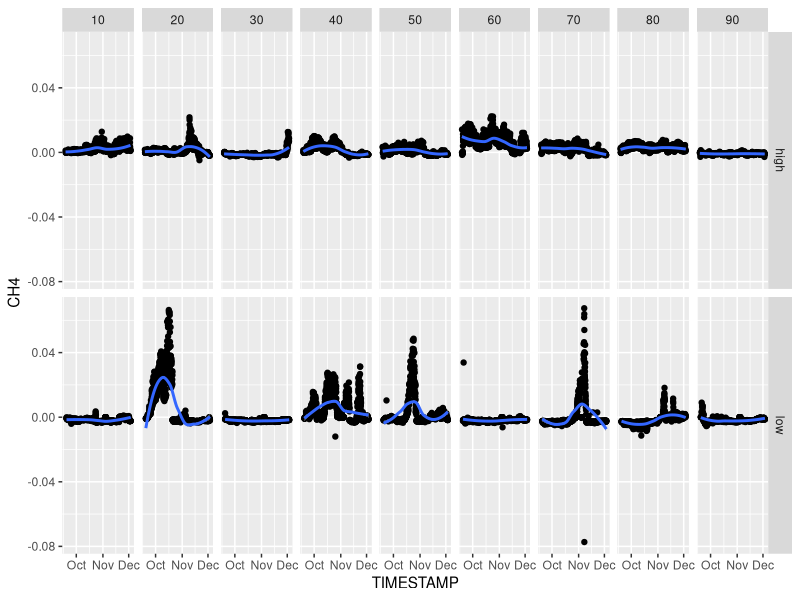
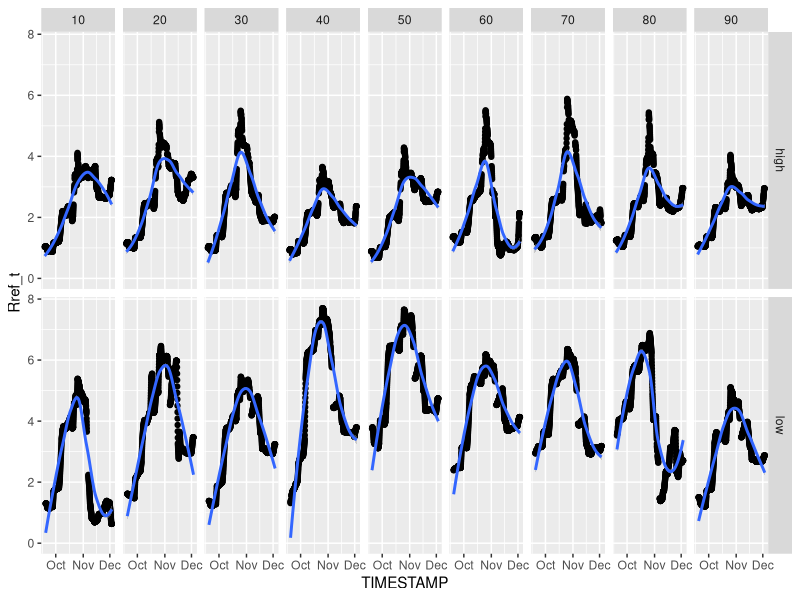
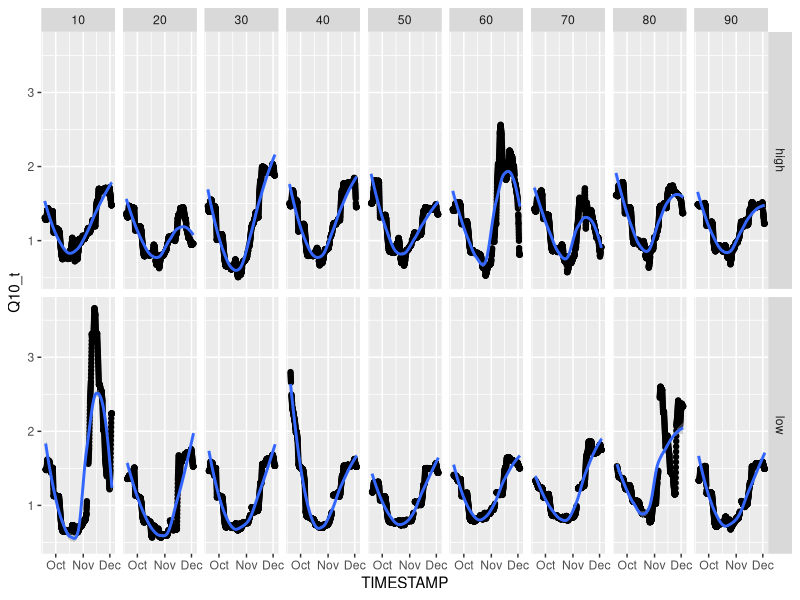
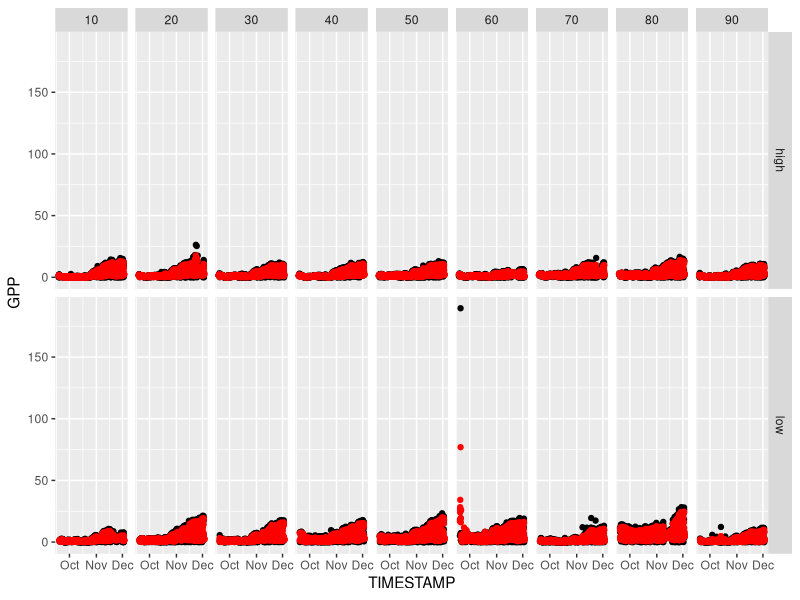
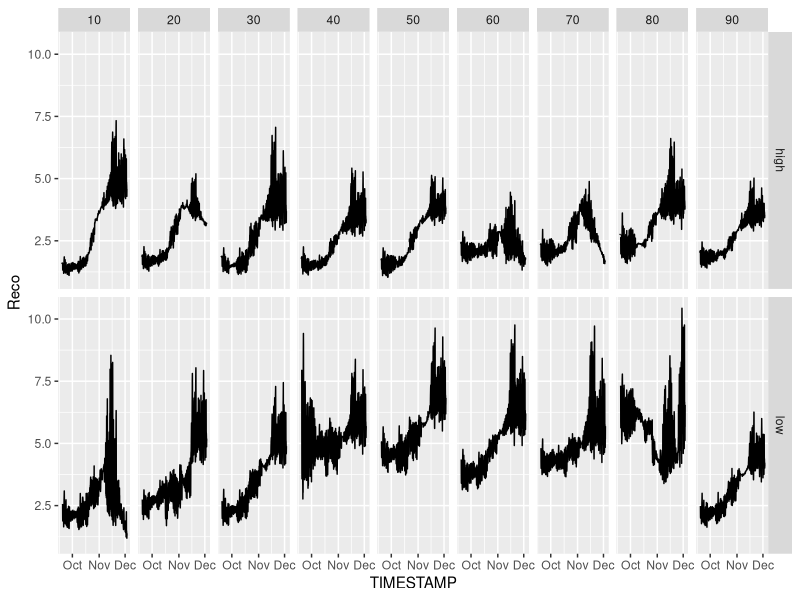
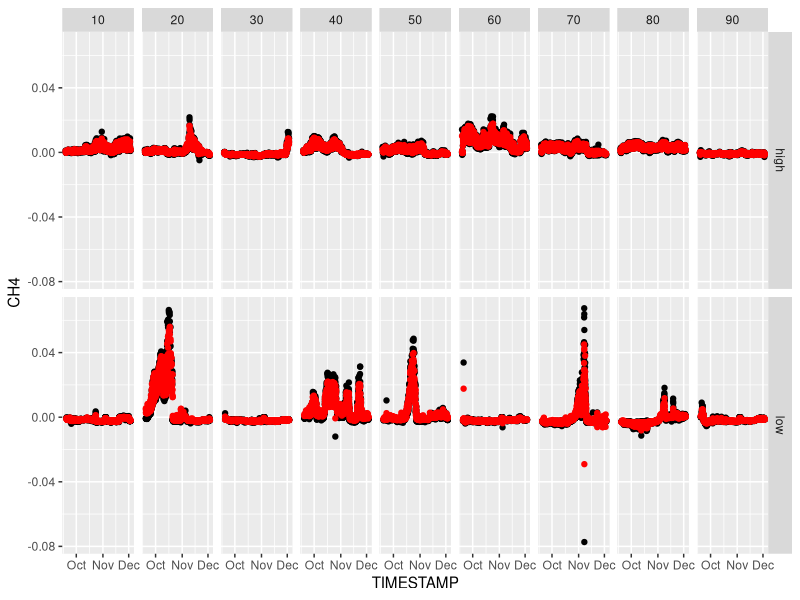
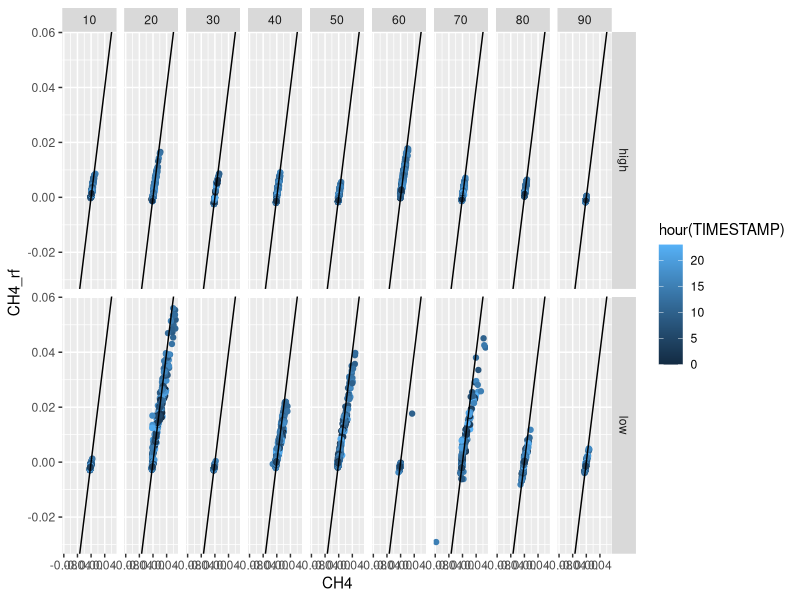
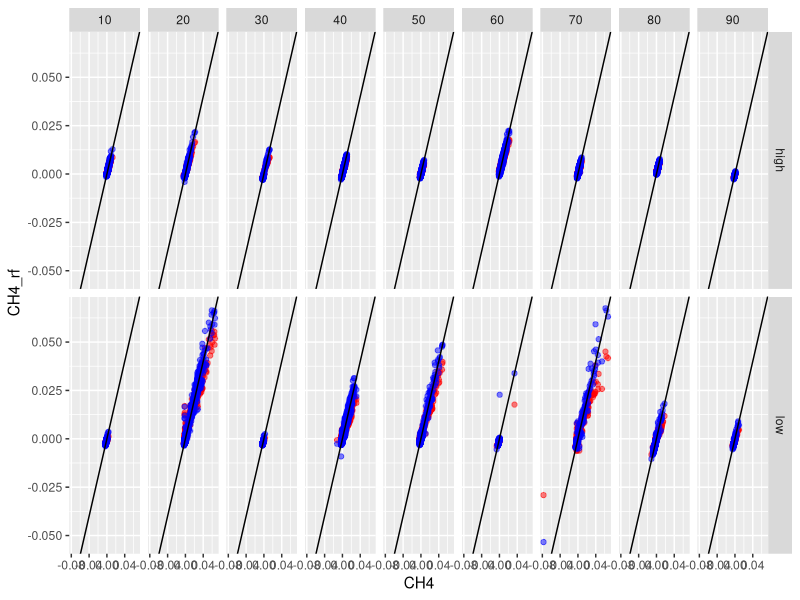

These charts were generated, in order, by the following R code:
### GAP FILL GPP AND CH4 ###

# Load packages and data
library(tidyverse)
library(data.table)
library(randomForest)

flux_reg <- read_csv(here::here("processed_data", "partitioned_co2.csv")) %>%
  rename(TIMESTAMP = DateTime) %>%
  filter(!is.na(TIMESTAMP)) %>%
  mutate(TIMESTAMP = with_tz(TIMESTAMP, "EST"))

#evi <- read_csv(here::here("processed_data", "evi.csv")) %>%
#  filter(!duplicated(Date))

setDT(flux_reg)
setkey(flux_reg, location, Fluxing_Chamber, TIMESTAMP)

# Consistent timestamp
flux_reg <- flux_reg %>%
  mutate(
    #time_join = round_date(TIMESTAMP, "15 minutes"),
    date_join = as_date(TIMESTAMP)
  )

ch4 <- flux_reg %>%
  #left_join(met %>% rename(time_join = TIMESTAMP), by = "time_join") %>%
  #left_join(evi %>% rename(date_join = Date), by = "date_join") %>%
  mutate(
    is_day = case_when(
      !is.na(is_day) ~ is_day,
      !is.na(PAR) & PAR >= 5 ~ TRUE,
      !is.na(PAR) & PAR < 5 ~ FALSE,
      TRUE ~ NA
    ),
    yday = yday(date_join)) %>%
  arrange(location, Fluxing_Chamber) 

# Confirm CH4 looks reasonable
ch4 %>%
  ggplot(aes(x = TIMESTAMP, y = CH4)) +
  geom_point() +
  geom_smooth() +
  facet_grid(location~Fluxing_Chamber)

# Check GPP params
ch4 %>%
  ggplot(aes(x = TIMESTAMP, y = Rref_t)) +
  geom_point() +
  geom_smooth() +
  facet_grid(location~Fluxing_Chamber)

ch4 %>%
  ggplot(aes(x = TIMESTAMP, y = Q10_t)) +
  geom_point() +
  geom_smooth() +
  facet_grid(location~Fluxing_Chamber)

# How many are missing?

look <- ch4 %>%
  group_by(location, Fluxing_Chamber) %>%
  summarize(
    gpp_nas = sum(is.na(GPP)[!is_night], na.rm = T),
    gpp_pct = gpp_nas / sum(!is.na(is_night) & !is_night) * 100,
    reco_nas = sum(is.na(Reco)),
    reco_pct = reco_nas / n() * 100,
    ch4_nas = sum(is.na(CH4)),
    ch4_pct = ch4_nas / n() * 100
  )


### Gap fill ###

## GPP

train <- ch4[is_day == TRUE & !is.na(GPP)]

rf_gpp_models <- lapply(split(train, ~train$location + train$Fluxing_Chamber), function(dt_ch) {
  randomForest(
    GPP ~ Ta + PAR + yday + Reco,
    data = dt_ch,
    na.action = na.omit,
    ntree = 500
  )
})

oob_metrics <- lapply(rf_gpp_models, function(model) {
  data.frame(
    OOB_MSE = tail(model$mse, 1),
    OOB_R2 = tail(model$rsq, 1)
  )
})

oob_metrics <- do.call(rbind, oob_metrics)
oob_metrics$ID <- names(rf_gpp_models)
oob_metrics

for (id in names(rf_gpp_models)) {
  loc <- sub("\\.[0-9]+","", id)
  ch <- sub("[a-z]+\\.","", id)
  model <- rf_gpp_models[[id]]
  idx <- ch4$location == loc & ch4$Fluxing_Chamber == ch
  ch4[idx, GPP_rf := predict(model, ch4[idx])]
}

ch4 %>%
  ggplot(aes(x = TIMESTAMP, y = GPP)) +
  geom_point() +
  geom_point(aes(y = GPP_rf), color = "red") +
  facet_grid(location~Fluxing_Chamber)

ch4[, GPP_filled := GPP]
ch4[is.na(GPP_filled) & is_day == TRUE, GPP_filled := GPP_rf]
ch4[is_day == FALSE, GPP_filled := 0]

ch4 %>%
  group_by(location, Fluxing_Chamber) %>%
  summarize(nas = sum(is.na(GPP_filled)))

ch4 %>%
  group_by(location, Fluxing_Chamber) %>%
  summarize(nas = sum(is.na(Reco)))

ch4 %>%
  ggplot(aes(x = TIMESTAMP, y = Reco))+
  geom_line()+
  facet_grid(location~Fluxing_Chamber)

### CH4 ###

train <- ch4[!is.na(CH4)]

rf_ch4_models <- lapply(split(train, ~train$location + train$Fluxing_Chamber), function(dt_ch) {
  randomForest(
    CH4 ~ Ta + PAR + GPP_filled + Reco + yday,
    data = dt_ch,
    na.action = na.omit,
    ntree = 500
  )
})

for (id in names(rf_ch4_models)) {
  loc <- sub("\\.[0-9]+","", id)
  ch <- sub("[a-z]+\\.","", id)
  model <- rf_ch4_models[[id]]
  idx <- ch4$location == loc & ch4$Fluxing_Chamber == ch
  ch4[idx, CH4_rf := predict(model, ch4[idx])]
}

oob_metrics <- lapply(rf_ch4_models, function(model) {
  data.frame(
    OOB_MSE = tail(model$mse, 1),
    OOB_R2 = tail(model$rsq, 1)
  )
})

oob_metrics <- do.call(rbind, oob_metrics)
oob_metrics$ID <- names(rf_ch4_models)
oob_metrics

ch4 %>%
  ggplot(aes(x = TIMESTAMP, y = CH4)) +
  geom_point() +
  geom_point(aes(y = CH4_rf), color = "red") +
  facet_grid(location~Fluxing_Chamber)

ch4 %>%
  #filter(MIU_VALVE == 8) %>%
  ggplot(aes(x = CH4, y = CH4_rf, color = hour(TIMESTAMP))) +
  geom_point() +
  geom_abline(slope = 1) +
  facet_grid(location~Fluxing_Chamber)

### BIAS CORRECTION

# empirical distribution matching function
edm_correct <- function(obs, pred, pred_all = pred) {
  
  # keep only complete pairs for fitting the mapping
  ok <- complete.cases(obs, pred)
  obs_fit <- obs[ok]
  pred_fit <- pred[ok]
  
  if (length(obs_fit) < 10) {
    return(pred_all)
  }
  
  # empirical CDF of predictions
  F_pred <- ecdf(pred_fit)
  
  # quantiles of observed values
  p <- F_pred(pred_all)
  
  # map predicted quantiles to observed quantiles
  q_obs <- quantile(
    obs_fit,
    probs = p,
    na.rm = TRUE,
    type = 8
  )
  
  as.numeric(q_obs)
}

ch4[, CH4_rf_edm := NA_real_]

for (id in names(rf_ch4_models)) {
  loc <- sub("\\.[0-9]+","", id)
  ch <- sub("[a-z]+\\.","", id)
  
  idx_all <- ch4$location == loc & ch4$Fluxing_Chamber == ch
  idx_train <- idx_all & !is.na(ch4$CH4)
  
  ch4[idx_all, CH4_rf_edm :=
        edm_correct(
          obs = ch4[idx_train, CH4],
          pred = ch4[idx_train, CH4_rf],
          pred_all = ch4[idx_all, CH4_rf]
        )
  ]
}

ch4 %>%
  ggplot(aes(x = CH4)) +
  geom_point(aes(y = CH4_rf), colour = "red", alpha = 0.5) +
  geom_point(aes(y = CH4_rf_edm), colour = "blue", alpha = 0.5) +
  geom_abline(slope = 1) +
  facet_grid(location~Fluxing_Chamber)

ch4[, CH4_filled := CH4]
ch4[is.na(CH4), CH4_filled := CH4_rf_edm]

ch4 %>%
  group_by(location, Fluxing_Chamber) %>%
  summarize(nas = sum(is.na(CH4_filled)))

ch4 %>%
  ggplot(aes(x = TIMESTAMP)) +
  geom_point(aes(y = CH4_rf_edm), color = "red")+
  geom_point(aes(y = CH4), shape = 21) +
  facet_grid(location~Fluxing_Chamber)

ch4 %>%
  ggplot(aes(x = TIMESTAMP)) +
  geom_point(aes(y = CH4_rf_edm), color = "red")+
  facet_grid(location~Fluxing_Chamber)

write_csv(ch4, here::here("processed_data", "L2- partitioned_and_gap_filled.csv"))

# varImpPlot(rf_ch4_models[[9]])
#
# library(pdp)
#
# vars <- c("Salinity","PAR", "Ta", "evi_predicted", "Depth_cm")
#
# pdp_list <- list()
#
# for (ch in names(rf_ch4_models)) {
#
#  rf_model <- rf_ch4_models[[ch]]
#  train_ch <- train[MIU_VALVE == ch]
#
#  for (v in vars) {
#
#    pdp_obj <- partial(
#      rf_model,
#      pred.var = v,
#      train = train_ch,
#      grid.resolution = 50
#    )
#
#    pdp_df <- as.data.frame(pdp_obj)
#
#    names(pdp_df)[1] <- "x"
#
#    pdp_df$variable <- v
#    pdp_df$MIU_VALVE <- ch
#
#    pdp_list[[paste(ch, v, sep = "_")]] <- pdp_df
#  }
# }
#
# pdp_all <- bind_rows(pdp_list)
#
# ggplot(pdp_all, aes(x = x, y = yhat)) +
#  geom_line(size = 1) +
#  facet_grid(MIU_VALVE ~ variable, scales = "free_x") +
#  theme_bw() +
#  labs(
#    x = "Predictor value",
#    y = "Partial Dependence (Predicted CH4)",
#    title = "Random Forest Partial Dependence by Chamber"
#  )
#
